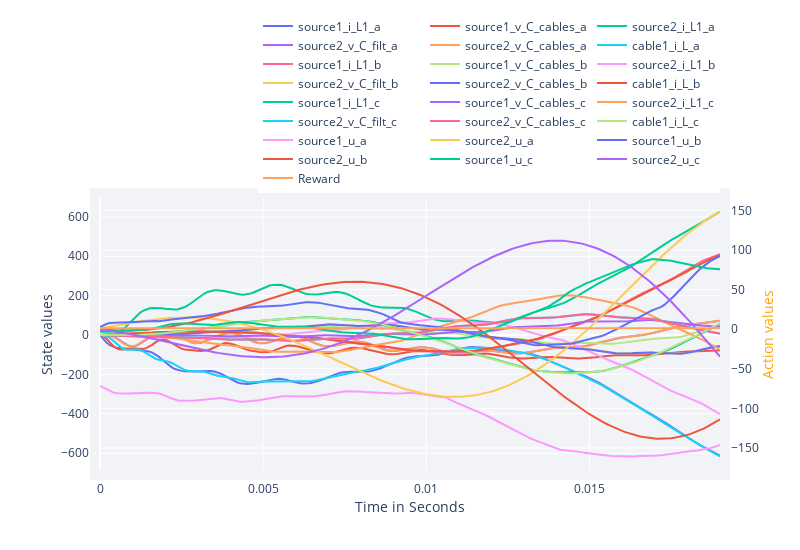

The notebook cell saved with this chart:
### Markdown cell above
In the output the two different rewards for `classic` and `my_ddpg` can be identified.
Shown is the accumulated reward per episode. Since the `classic` gets `r = 1` per step, this reward correlates with the length of the episode while the reward for the `my_ddpg` agent is depending on the above described reward function.
After the training, the `Simulate()` function is used to run a test epiode without action noise and the state to be controlled ($i_\mathrm{L1}$) is plotted:

### Code cell
hook = DataHook(collect_state_ids = env.state_ids,
                collect_action_ids = env.action_ids)

hook = Simulate(controllers, env, hook=hook)


RenderHookResults(hook = hook,
                    states_to_plot  = env.state_ids,
                    actions_to_plot = env.action_ids,
                    plot_reward=true)

### Figure 1 — Plotly figure (JSON) as saved in the notebook; plotly's stock layout.template omitted (floating-point values rounded to 4 significant figures; data arrays with more than 128 entries replaced by an {"elided": "..."} marker saying what was removed)
{"data": [{"mode": "lines", "name": "source1_i_L1_a", "type": "scatter", "x": {"elided": "191 float values"}, "y": {"elided": "191 float values"}}, {"mode": "lines", "name": "source1_v_C_cables_a", "type": "scatter", "x": {"elided": "191 float values"}, "y": {"elided": "191 float values"}}, {"mode": "lines", "name": "source2_i_L1_a", "type": "scatter", "x": {"elided": "191 float values"}, "y": {"elided": "191 float values"}}, {"mode": "lines", "name": "source2_v_C_filt_a", "type": "scatter", "x": {"elided": "191 float values"}, "y": {"elided": "191 float values"}}, {"mode": "lines", "name": "source2_v_C_cables_a", "type": "scatter", "x": {"elided": "191 float values"}, "y": {"elided": "191 float values"}}, {"mode": "lines", "name": "cable1_i_L_a", "type": "scatter", "x": {"elided": "191 float values"}, "y": {"elided": "191 float values"}}, {"mode": "lines", "name": "source1_i_L1_b", "type": "scatter", "x": {"elided": "191 float values"}, "y": {"elided": "191 float values"}}, {"mode": "lines", "name": "source1_v_C_cables_b", "type": "scatter", "x": {"elided": "191 float values"}, "y": {"elided": "191 float values"}}, {"mode": "lines", "name": "source2_i_L1_b", "type": "scatter", "x": {"elided": "191 float values"}, "y": {"elided": "191 float values"}}, {"mode": "lines", "name": "source2_v_C_filt_b", "type": "scatter", "x": {"elided": "191 float values"}, "y": {"elided": "191 float values"}}, {"mode": "lines", "name": "source2_v_C_cables_b", "type": "scatter", "x": {"elided": "191 float values"}, "y": {"elided": "191 float values"}}, {"mode": "lines", "name": "cable1_i_L_b", "type": "scatter", "x": {"elided": "191 float values"}, "y": {"elided": "191 float values"}}, {"mode": "lines", "name": "source1_i_L1_c", "type": "scatter", "x": {"elided": "191 float values"}, "y": {"elided": "191 float values"}}, {"mode": "lines", "name": "source1_v_C_cables_c", "type": "scatter", "x": {"elided": "191 float values"}, "y": {"elided": "191 float values"}}, {"mode": "lines", "name": "source2_i_L1_c", "type": "scatter", "x": {"elided": "191 float values"}, "y": {"elided": "191 float values"}}, {"mode": "lines", "name": "source2_v_C_filt_c", "type": "scatter", "x": {"elided": "191 float values"}, "y": {"elided": "191 float values"}}, {"mode": "lines", "name": "source2_v_C_cables_c", "type": "scatter", "x": {"elided": "191 float values"}, "y": {"elided": "191 float values"}}, {"mode": "lines", "name": "cable1_i_L_c", "type": "scatter", "x": {"elided": "191 float values"}, "y": {"elided": "191 float values"}}, {"mode": "lines", "name": "source1_u_a", "type": "scatter", "x": {"elided": "191 float values"}, "y": {"elided": "191 float values"}, "yaxis": "y2"}, {"mode": "lines", "name": "source2_u_a", "type": "scatter", "x": {"elided": "191 float values"}, "y": {"elided": "191 float values"}, "yaxis": "y2"}, {"mode": "lines", "name": "source1_u_b", "type": "scatter", "x": {"elided": "191 float values"}, "y": {"elided": "191 float values"}, "yaxis": "y2"}, {"mode": "lines", "name": "source2_u_b", "type": "scatter", "x": {"elided": "191 float values"}, "y": {"elided": "191 float values"}, "yaxis": "y2"}, {"mode": "lines", "name": "source1_u_c", "type": "scatter", "x": {"elided": "191 float values"}, "y": {"elided": "191 float values"}, "yaxis": "y2"}, {"mode": "lines", "name": "source2_u_c", "type": "scatter", "x": {"elided": "191 float values"}, "y": {"elided": "191 float values"}, "yaxis": "y2"}, {"mode": "lines", "name": "Reward", "type": "scatter", "x": {"elided": "191 float values"}, "y": {"elided": "191 int values"}, "yaxis": "y2"}], "layout": {"height": 550, "legend": {"orientation": "h", "x": 1, "xanchor": "right", "y": 1.02, "yanchor": "bottom"}, "margin": {"b": 80, "l": 100, "pad": 10, "r": 80, "t": 100}, "plot_bgcolor": "#f1f3f7", "width": 800, "xaxis": {"title": {"text": "Time in Seconds"}}, "yaxis": {"title": {"text": "State values"}}, "yaxis2": {"overlaying": "y", "side": "right", "title": "Action values", "titlefont": {"color": "orange"}}}}
